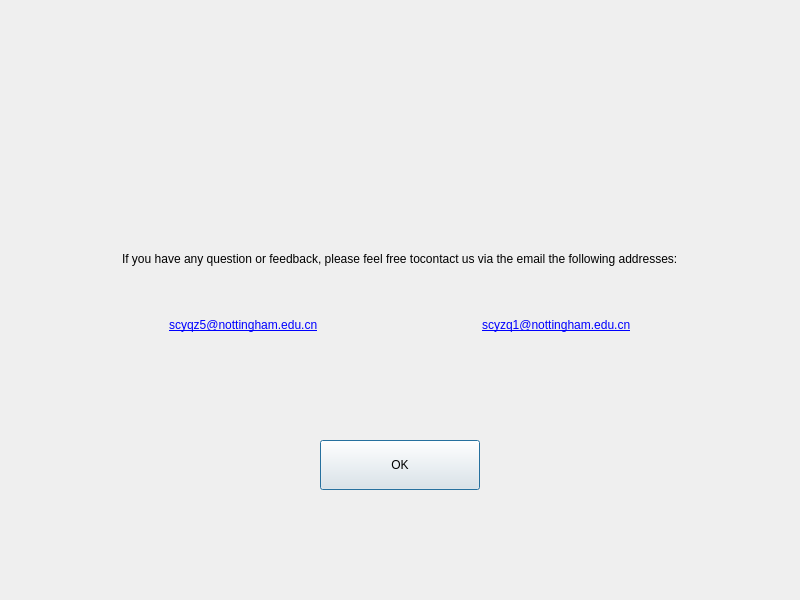
<?xml version="1.0" encoding="UTF-8"?>
<ui version="4.0">
 <class>Dialog</class>
 <widget class="QDialog" name="Dialog">
  <property name="geometry">
   <rect>
    <x>0</x>
    <y>0</y>
    <width>800</width>
    <height>600</height>
   </rect>
  </property>
  <property name="windowTitle">
   <string>Contact us</string>
  </property>
  <layout class="QGridLayout" name="gridLayout_3">
   <item row="0" column="0">
    <layout class="QGridLayout" name="gridLayout_2">
     <item row="0" column="0">
      <layout class="QGridLayout" name="gridLayout">
       <item row="4" column="0">
        <spacer name="verticalSpacer">
         <property name="orientation">
          <enum>Qt::Vertical</enum>
         </property>
         <property name="sizeHint" stdset="0">
          <size>
           <width>20</width>
           <height>40</height>
          </size>
         </property>
        </spacer>
       </item>
       <item row="0" column="1">
        <spacer name="verticalSpacer_2">
         <property name="orientation">
          <enum>Qt::Vertical</enum>
         </property>
         <property name="sizeHint" stdset="0">
          <size>
           <width>20</width>
           <height>40</height>
          </size>
         </property>
        </spacer>
       </item>
       <item row="3" column="0" colspan="2">
        <layout class="QHBoxLayout" name="horizontalLayout_2">
         <item>
          <spacer name="horizontalSpacer_3">
           <property name="orientation">
            <enum>Qt::Horizontal</enum>
           </property>
           <property name="sizeHint" stdset="0">
            <size>
             <width>40</width>
             <height>20</height>
            </size>
           </property>
          </spacer>
         </item>
         <item>
          <widget class="QLabel" name="label_2">
           <property name="sizePolicy">
            <sizepolicy hsizetype="Fixed" vsizetype="Fixed">
             <horstretch>0</horstretch>
             <verstretch>0</verstretch>
            </sizepolicy>
           </property>
           <property name="font">
            <font>
             <family>Arial</family>
            </font>
           </property>
           <property name="text">
            <string>&lt;html&gt;&lt;head/&gt;&lt;body&gt;&lt;p&gt;&lt;a href=&quot;scyqz5@nottingham.edu.cn&quot;&gt;&lt;span style=&quot; text-decoration: underline; color:#0000ff;&quot;&gt;scyqz5@nottingham.edu.cn&lt;/span&gt;&lt;/a&gt;&lt;/p&gt;&lt;/body&gt;&lt;/html&gt;</string>
           </property>
          </widget>
         </item>
         <item>
          <spacer name="horizontalSpacer_4">
           <property name="orientation">
            <enum>Qt::Horizontal</enum>
           </property>
           <property name="sizeHint" stdset="0">
            <size>
             <width>40</width>
             <height>20</height>
            </size>
           </property>
          </spacer>
         </item>
         <item>
          <widget class="QLabel" name="label_3">
           <property name="font">
            <font>
             <family>Arial</family>
            </font>
           </property>
           <property name="text">
            <string>&lt;html&gt;&lt;head/&gt;&lt;body&gt;&lt;p&gt;&lt;a href=&quot;scyqz5@nottingham.edu.cn&quot;&gt;&lt;span style=&quot; text-decoration: underline; color:#0000ff;&quot;&gt;scyzq1@nottingham.edu.cn&lt;/span&gt;&lt;/a&gt;&lt;/p&gt;&lt;/body&gt;&lt;/html&gt;</string>
           </property>
          </widget>
         </item>
         <item>
          <spacer name="horizontalSpacer_7">
           <property name="orientation">
            <enum>Qt::Horizontal</enum>
           </property>
           <property name="sizeHint" stdset="0">
            <size>
             <width>40</width>
             <height>20</height>
            </size>
           </property>
          </spacer>
         </item>
        </layout>
       </item>
       <item row="5" column="0" colspan="2">
        <layout class="QHBoxLayout" name="horizontalLayout_3">
         <item>
          <spacer name="horizontalSpacer_5">
           <property name="orientation">
            <enum>Qt::Horizontal</enum>
           </property>
           <property name="sizeHint" stdset="0">
            <size>
             <width>40</width>
             <height>20</height>
            </size>
           </property>
          </spacer>
         </item>
         <item>
          <widget class="QPushButton" name="pushButton">
           <property name="sizePolicy">
            <sizepolicy hsizetype="Fixed" vsizetype="Fixed">
             <horstretch>100</horstretch>
             <verstretch>0</verstretch>
            </sizepolicy>
           </property>
           <property name="minimumSize">
            <size>
             <width>160</width>
             <height>50</height>
            </size>
           </property>
           <property name="font">
            <font>
             <family>Arial</family>
            </font>
           </property>
           <property name="text">
            <string>OK</string>
           </property>
          </widget>
         </item>
         <item>
          <spacer name="horizontalSpacer_6">
           <property name="orientation">
            <enum>Qt::Horizontal</enum>
           </property>
           <property name="sizeHint" stdset="0">
            <size>
             <width>40</width>
             <height>20</height>
            </size>
           </property>
          </spacer>
         </item>
        </layout>
       </item>
       <item row="6" column="0">
        <spacer name="verticalSpacer_3">
         <property name="orientation">
          <enum>Qt::Vertical</enum>
         </property>
         <property name="sizeHint" stdset="0">
          <size>
           <width>20</width>
           <height>40</height>
          </size>
         </property>
        </spacer>
       </item>
       <item row="2" column="0" colspan="2">
        <layout class="QHBoxLayout" name="horizontalLayout">
         <item>
          <spacer name="horizontalSpacer">
           <property name="orientation">
            <enum>Qt::Horizontal</enum>
           </property>
           <property name="sizeHint" stdset="0">
            <size>
             <width>40</width>
             <height>20</height>
            </size>
           </property>
          </spacer>
         </item>
         <item>
          <widget class="QLabel" name="label">
           <property name="sizePolicy">
            <sizepolicy hsizetype="Expanding" vsizetype="Expanding">
             <horstretch>0</horstretch>
             <verstretch>0</verstretch>
            </sizepolicy>
           </property>
           <property name="font">
            <font>
             <family>Arial</family>
            </font>
           </property>
           <property name="text">
            <string>If you have any question or feedback, please feel free tocontact us via the email the following addresses:</string>
           </property>
          </widget>
         </item>
         <item>
          <spacer name="horizontalSpacer_2">
           <property name="orientation">
            <enum>Qt::Horizontal</enum>
           </property>
           <property name="sizeHint" stdset="0">
            <size>
             <width>40</width>
             <height>20</height>
            </size>
           </property>
          </spacer>
         </item>
        </layout>
       </item>
       <item row="1" column="0">
        <spacer name="verticalSpacer_4">
         <property name="orientation">
          <enum>Qt::Vertical</enum>
         </property>
         <property name="sizeHint" stdset="0">
          <size>
           <width>20</width>
           <height>40</height>
          </size>
         </property>
        </spacer>
       </item>
      </layout>
     </item>
    </layout>
   </item>
  </layout>
 </widget>
 <resources/>
 <connections/>
</ui>
